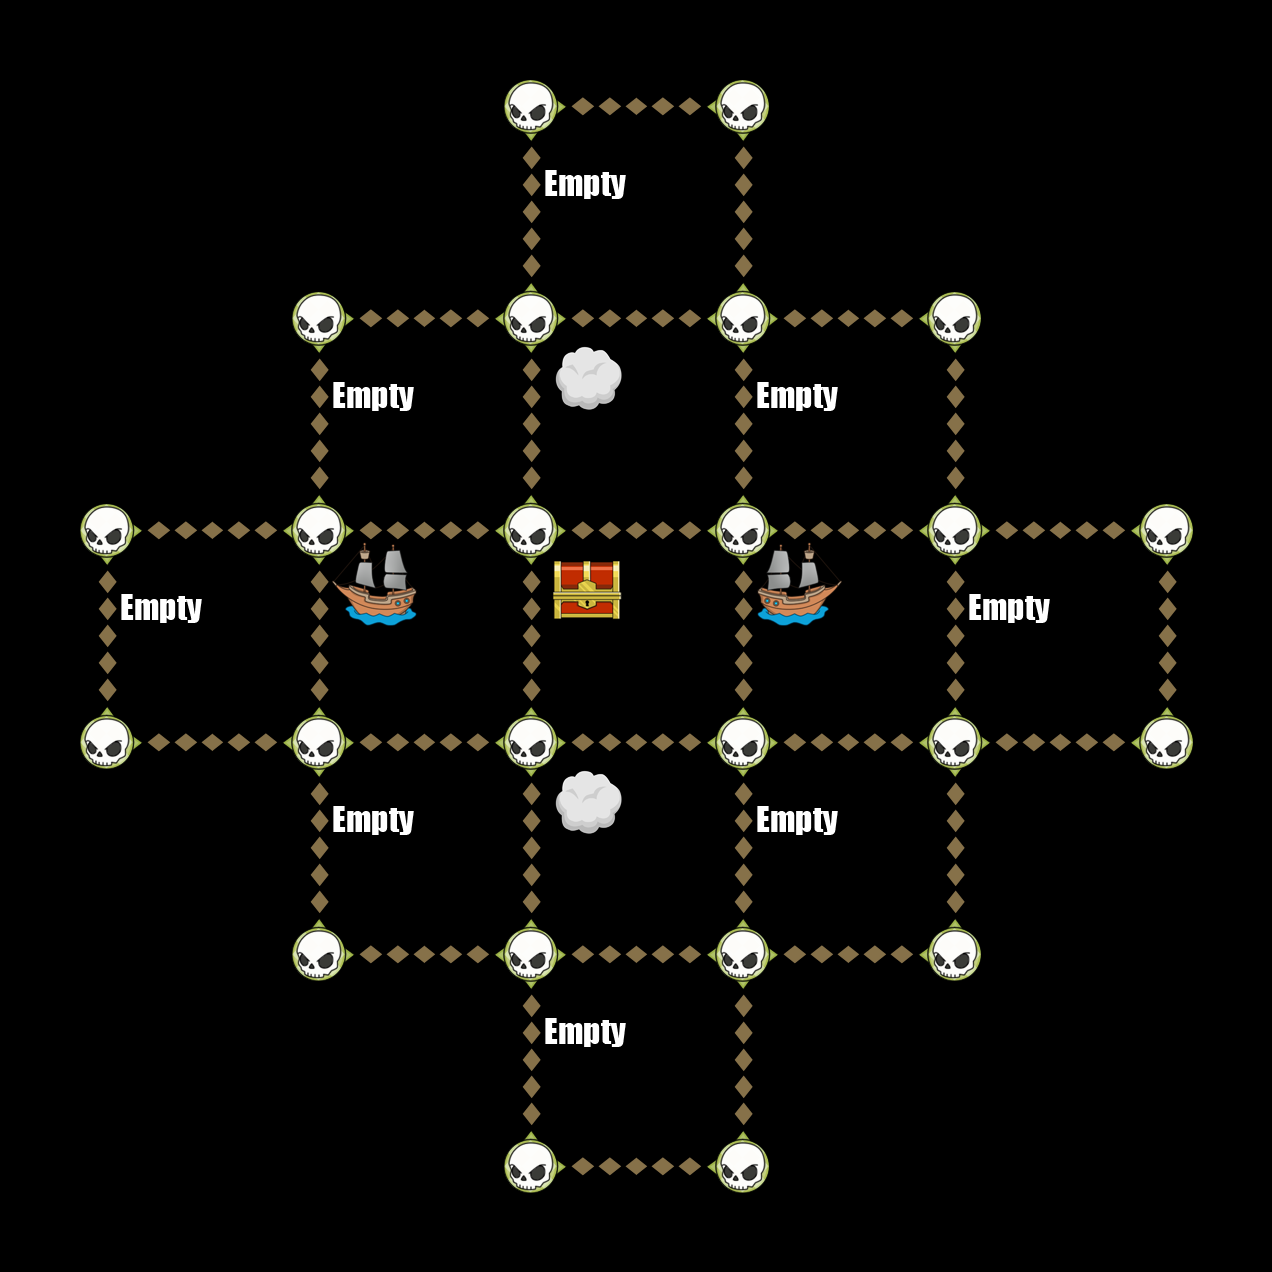

A level layout from a 2D game, rendered from its tile map. Below: a short description, then the map file with tile-grid data replaced by summaries:
An orthogonal 6x6 tile map with 212x212 px tiles, 6 tile layers (Down, Up, Left, Right, ...).

<map version="1.0" orientation="orthogonal" width="6" height="6" tilewidth="212" tileheight="212">
 <tileset firstgid="1" name="TileGraphic_Final-ipadhd" tilewidth="212" tileheight="212">
  <image source="TileGraphic_Final-ipadhd.png" width="636" height="1060" />
  <tile id="0">
   <properties>
    <property name="LineFilled" value="True" />
   </properties>
  </tile>
  <tile id="2">
   <properties>
    <property name="Item" value="TreasureBox" />
   </properties>
  </tile>
  <tile id="4">
   <properties>
    <property name="RowFilled" value="True" />
   </properties>
  </tile>
  <tile id="6">
   <properties>
    <property name="Item" value="CannonLeft" />
   </properties>
  </tile>
  <tile id="7">
   <properties>
    <property name="Item" value="ShipRight" />
   </properties>
  </tile>
  <tile id="8">
   <properties>
    <property name="Item" value="MapOne" />
   </properties>
  </tile>
  <tile id="9">
   <properties>
    <property name="Item" value="CannonRight" />
   </properties>
  </tile>
  <tile id="10">
   <properties>
    <property name="Item" value="ShipLeft" />
   </properties>
  </tile>
  <tile id="11">
   <properties>
    <property name="Item" value="MapTwo" />
   </properties>
  </tile>
  <tile id="12">
   <properties>
    <property name="Item" value="Empty" />
   </properties>
  </tile>
  <tile id="13">
   <properties>
    <property name="Item" value="Skull" />
   </properties>
  </tile>
  <tile id="14">
   <properties>
    <property name="Item" value="Fog" />
   </properties>
  </tile>
 </tileset>
 <layer name="Down" width="6" height="6">
  <data>[36 cells, 18 non-empty, 1 distinct tile ids]</data>
 </layer>
 <layer name="Up" width="6" height="6">
  <data>[36 cells, 18 non-empty, 1 distinct tile ids]</data>
 </layer>
 <layer name="Left" width="6" height="6">
  <data>[36 cells, 18 non-empty, 1 distinct tile ids]</data>
 </layer>
 <layer name="Right" width="6" height="6">
  <data>[36 cells, 18 non-empty, 1 distinct tile ids]</data>
 </layer>
 <layer name="Dots" width="6" height="6">
  <data>[36 cells, 24 non-empty, 1 distinct tile ids]</data>
 </layer>
 <layer name="Items" width="6" height="6">
  <data>[36 cells, 13 non-empty, 5 distinct tile ids]</data>
 </layer>
</map>
